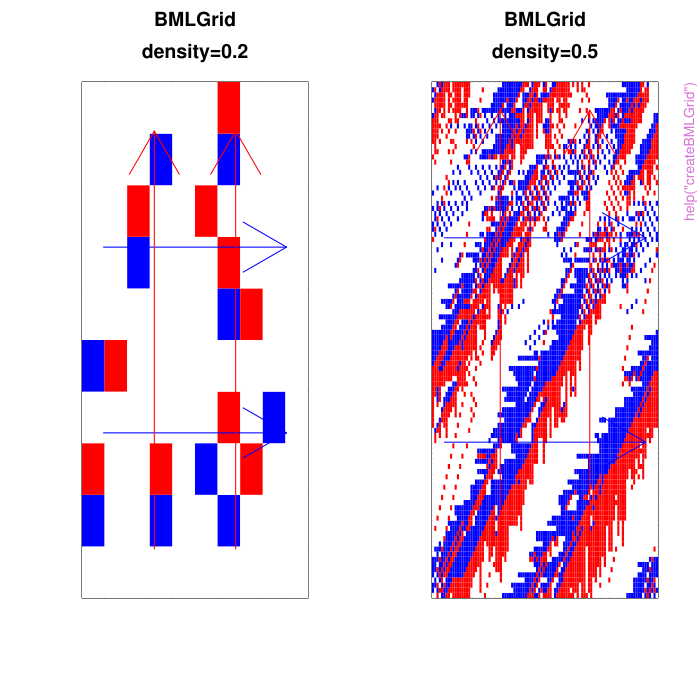

Reproduce this figure in R.
pkgname <- "BMLGrid"
source(file.path(R.home("share"), "R", "examples-header.R"))
options(warn = 1)
library('BMLGrid')

base::assign(".oldSearch", base::search(), pos = 'CheckExEnv')
cleanEx()
nameEx("createBMLGrid")
### * createBMLGrid

flush(stderr()); flush(stdout())

### Name: createBMLGrid
### Title: Creates a matrix for the BML Model.
### Aliases: createBMLGrid

### ** Examples

##example1
g=createBMLGrid(0.2,10,10)
g=runBMLGrid(g,100)
par(mfrow=c(1,2))
plot(g,"density=0.2")
g=createBMLGrid(0.5)
g=runBMLGrid(g,100)
plot(g,"density=0.5")



graphics::par(get("par.postscript", pos = 'CheckExEnv'))
cleanEx()
nameEx("crunBMLGrid")
### * crunBMLGrid

flush(stderr()); flush(stdout())

### Name: crunBMLGrid
### Title: Moves both types of cars in a matrix.
### Aliases: crunBMLGrid

### ** Examples

##Example1
g=createBMLGrid(0.2,10,10)
g=crunBMLGrid(g,100)
par(mfrow=c(1,2))
plot(g,"density=0.2")
g=createBMLGrid(0.5)
g=crunBMLGrid(g,100)
plot(g,"density=0.5")



graphics::par(get("par.postscript", pos = 'CheckExEnv'))
cleanEx()
nameEx("runBMLGrid")
### * runBMLGrid

flush(stderr()); flush(stdout())

### Name: runBMLGrid
### Title: Moves both types of cars in a matrix.
### Aliases: runBMLGrid

### ** Examples

##Example1
g=createBMLGrid(0.2,10,10)
g=runBMLGrid(g,100)
par(mfrow=c(1,2))
plot(g,"density=0.2")
g=createBMLGrid(0.5)
g=runBMLGrid(g,100)
plot(g,"density=0.5")



graphics::par(get("par.postscript", pos = 'CheckExEnv'))
### * <FOOTER>
###
options(digits = 7L)
base::cat("Time elapsed: ", proc.time() - base::get("ptime", pos = 'CheckExEnv'),"\n")
grDevices::dev.off()
###
### Local variables: ***
### mode: outline-minor ***
### outline-regexp: "\\(> \\)?### [*]+" ***
### End: ***
quit('no')
